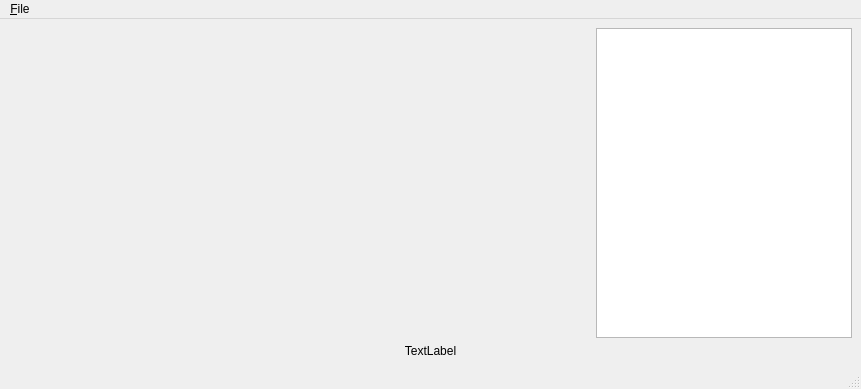
<?xml version="1.0" encoding="UTF-8"?>
<ui version="4.0">
 <class>GUI</class>
 <widget class="QMainWindow" name="GUI">
  <property name="geometry">
   <rect>
    <x>0</x>
    <y>0</y>
    <width>861</width>
    <height>389</height>
   </rect>
  </property>
  <property name="windowTitle">
   <string>MainWindow</string>
  </property>
  <widget class="QWidget" name="centralwidget">
   <layout class="QVBoxLayout">
    <property name="spacing">
     <number>6</number>
    </property>
    <property name="leftMargin">
     <number>9</number>
    </property>
    <property name="topMargin">
     <number>9</number>
    </property>
    <property name="rightMargin">
     <number>9</number>
    </property>
    <property name="bottomMargin">
     <number>9</number>
    </property>
    <item>
     <layout class="QHBoxLayout">
      <property name="spacing">
       <number>6</number>
      </property>
      <property name="leftMargin">
       <number>0</number>
      </property>
      <property name="topMargin">
       <number>0</number>
      </property>
      <property name="rightMargin">
       <number>0</number>
      </property>
      <property name="bottomMargin">
       <number>0</number>
      </property>
      <item>
       <widget class="QVTKWidget" name="VTKViewer">
        <property name="sizePolicy">
         <sizepolicy hsizetype="Expanding" vsizetype="Expanding">
          <horstretch>0</horstretch>
          <verstretch>0</verstretch>
         </sizepolicy>
        </property>
       </widget>
      </item>
      <item>
       <widget class="QTreeWidget" name="treeWidget">
        <property name="sizePolicy">
         <sizepolicy hsizetype="Minimum" vsizetype="Minimum">
          <horstretch>0</horstretch>
          <verstretch>0</verstretch>
         </sizepolicy>
        </property>
        <property name="focusPolicy">
         <enum>Qt::NoFocus</enum>
        </property>
        <property name="columnCount">
         <number>1</number>
        </property>
        <attribute name="headerVisible">
         <bool>false</bool>
        </attribute>
        <column>
         <property name="text">
          <string notr="true">1</string>
         </property>
        </column>
       </widget>
      </item>
     </layout>
    </item>
    <item>
     <widget class="QLabel" name="coord">
      <property name="text">
       <string>TextLabel</string>
      </property>
      <property name="alignment">
       <set>Qt::AlignCenter</set>
      </property>
     </widget>
    </item>
   </layout>
  </widget>
  <widget class="QMenuBar" name="menubar">
   <property name="geometry">
    <rect>
     <x>0</x>
     <y>0</y>
     <width>861</width>
     <height>21</height>
    </rect>
   </property>
   <widget class="QMenu" name="menu_File">
    <property name="title">
     <string>&amp;File</string>
    </property>
    <addaction name="actionOpen_File"/>
    <addaction name="actionE_xit"/>
   </widget>
   <addaction name="menu_File"/>
  </widget>
  <widget class="QStatusBar" name="statusbar"/>
  <action name="actionExit">
   <property name="text">
    <string>Exit</string>
   </property>
  </action>
  <action name="actionE_xit">
   <property name="text">
    <string>E&amp;xit</string>
   </property>
  </action>
  <action name="actiontest">
   <property name="text">
    <string>test</string>
   </property>
  </action>
  <action name="actionOpen_File">
   <property name="text">
    <string>Open File</string>
   </property>
  </action>
 </widget>
 <customwidgets>
  <customwidget>
   <class>QVTKWidget</class>
   <extends>QFrame</extends>
   <header>QVTKWidget.h</header>
   <container>1</container>
  </customwidget>
 </customwidgets>
 <resources/>
 <connections>
  <connection>
   <sender>actionE_xit</sender>
   <signal>triggered()</signal>
   <receiver>GUI</receiver>
   <slot>close()</slot>
   <hints>
    <hint type="sourcelabel">
     <x>-1</x>
     <y>-1</y>
    </hint>
    <hint type="destinationlabel">
     <x>220</x>
     <y>180</y>
    </hint>
   </hints>
  </connection>
 </connections>
</ui>
